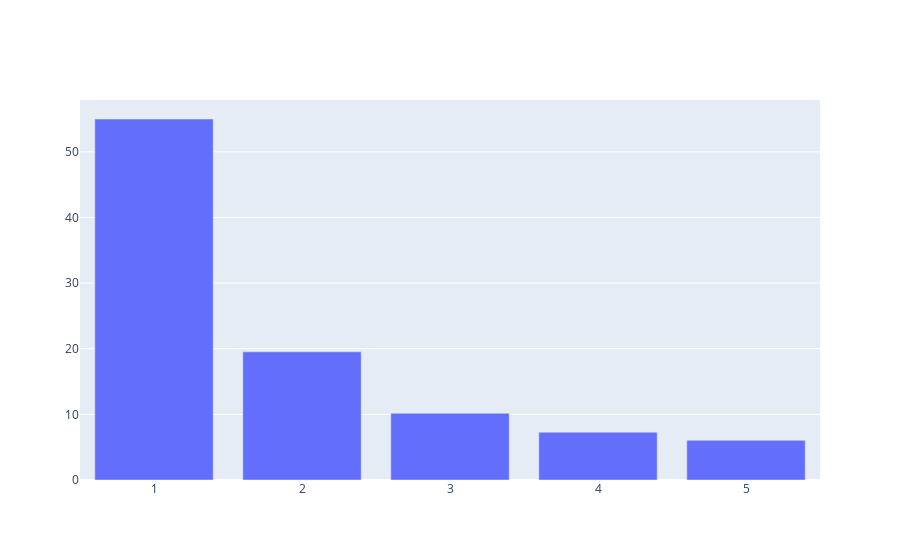

Source (notebook cell):
### Code cell
import plotly.graph_objects as go
seq = torch.range(0,10)
f = torch.fft.fft(seq, dim= 0)

magnitudes = torch.abs(f).numpy()
# Compute magnitudes

# Only consider the first N/2 + 1 magnitudes
half_n = len(seq) // 2 + 1
magnitudes = magnitudes[:half_n]

# Plotting
fig = go.Figure()

# Line plot for the original sequence
# fig.add_trace(go.Scatter(y=seq.numpy(), mode='lines+markers', name='Original Sequence'))

# Histogram for FFT magnitudes
fig.add_trace(go.Bar(x=list(range(1, len(magnitudes))), y=magnitudes, name='FFT Magnitudes'))

fig.show()

### Figure 1 — Plotly figure (JSON) as saved in the notebook; plotly's stock layout.template omitted (floating-point values rounded to 4 significant figures)
{"data": [{"name": "FFT Magnitudes", "type": "bar", "x": [1, 2, 3, 4, 5], "y": [55, 19.52, 10.17, 7.278, 6.046, 5.557]}], "layout": {}}
